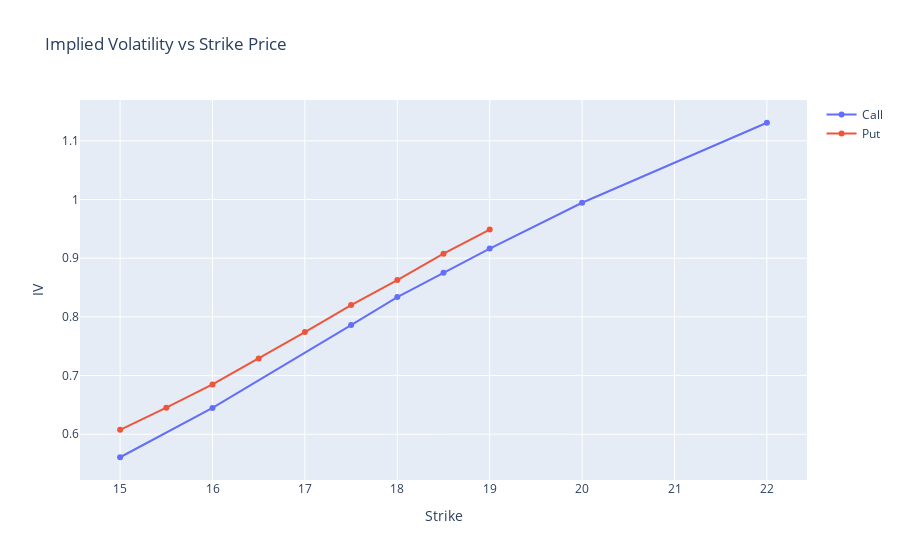

Notebook code cell kept with this figure:
### Code cell
plot = go.Figure()
plot.add_trace(go.Scatter(x=c['strike_price'], y=c['impl_volatility'], name='Call'))
plot.add_trace(go.Scatter(x=p['strike_price'], y=p['impl_volatility'], name='Put', ))
plot.update_layout(title_text='Implied Volatility vs Strike Price', xaxis_title='Strike', yaxis_title='IV')
plot.show()

### Figure 1 — Plotly figure (JSON) as saved in the notebook; plotly's stock layout.template omitted (floating-point values rounded to 4 significant figures)
{"data": [{"name": "Call", "type": "scatter", "x": [15, 16, 17.5, 18, 18.5, 19, 20, 22], "y": [0.5607, 0.6448, 0.7861, 0.8337, 0.8751, 0.9164, 0.9945, 1.131]}, {"name": "Put", "type": "scatter", "x": [15, 15.5, 16, 16.5, 17, 17.5, 18, 18.5, 19], "y": [0.6074, 0.6452, 0.6847, 0.7289, 0.7741, 0.8201, 0.8627, 0.9078, 0.9488]}], "layout": {"title": {"text": "Implied Volatility vs Strike Price"}, "xaxis": {"title": {"text": "Strike"}}, "yaxis": {"title": {"text": "IV"}}}}
